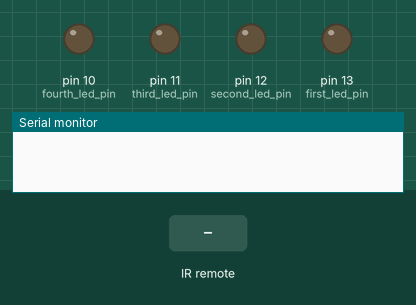
A sketch run on a simulated Arduino Uno, built with avr-gcc and run on an emulated ATmega328P. Shown: output pins drawn as LEDs (lit = HIGH), the last lines printed to the serial monitor. The test bench sets the inputs (shaded band).

Above: at 1.2 s.
1.3 s: infrared code 0xFD08F7 received
At 2.5 s:
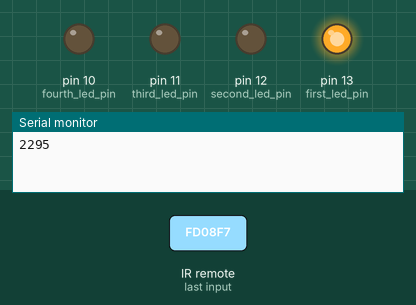
2.8 s: infrared code 0xFD8877 received
At 3.7 s:
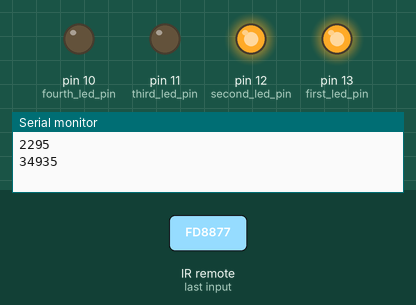
4.3 s: infrared code 0xFDA857 received
At 4.9 s:
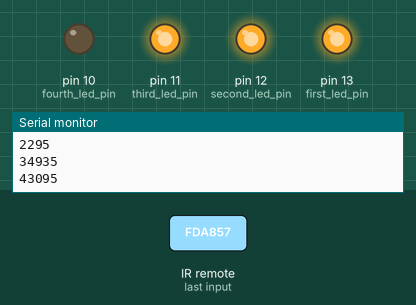
5.8 s: infrared code 0xFD9867 received
At 7.0 s:
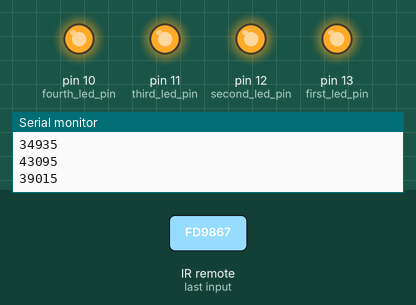
7.3 s: infrared code 0xFD08F7 received
At 8.4 s:
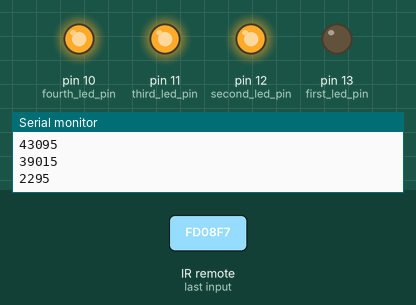
8.8 s: infrared code 0xFD8877 received
At 9.5 s:
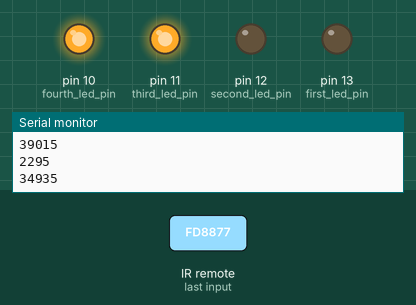
Timing chart, 0 to 11.3 s (numbered marks = the images above; inputs shaded):
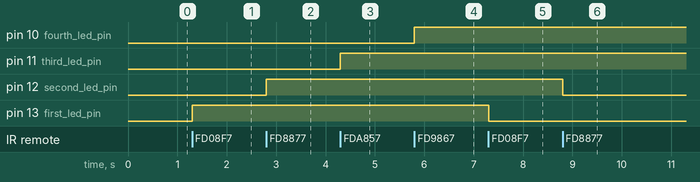

The sketch:

IR_Decimal_Value_Haseeb.ino.ino
```cpp
#include <IRremote.h>

#define first_key  16582903
#define second_key  16615543
#define third_key  16623703
#define fourth_key  16619623
int receiver_pin = 2;

int first_led_pin = 13;
int second_led_pin =12 ;
int third_led_pin = 11;
int fourth_led_pin = 10;

int led[] = {0,0,0,0};
IRrecv receiver(receiver_pin);
decode_results output;

void setup()
{
  Serial.begin(9600);
  receiver.enableIRIn();
  pinMode(first_led_pin, OUTPUT);
  pinMode(second_led_pin, OUTPUT);
  pinMode(third_led_pin, OUTPUT);
  pinMode(fourth_led_pin, OUTPUT);
  }

void loop() {
  if (receiver.decode(&output))
  {
    unsigned int value = output.value;
    switch(value)
    {
       case first_key:
         if(led[0] == 1)
         {
            digitalWrite(first_led_pin, LOW);
            led[0] = 0;
         }
         else
         {
             digitalWrite(first_led_pin, HIGH);
             led[0] = 1;
         }
         break;

         case second_key:

         if(led[1] == 1)
         {
            digitalWrite(second_led_pin, LOW);
            led[1] = 0;
         }
         else
         {
             digitalWrite(second_led_pin, HIGH);
             led[1] = 1;
         }
         break;

         case third_key:
         if(led[2] == 1)
         {
            digitalWrite(third_led_pin, LOW);
            led[2] = 0;
         }
         else
         {
             digitalWrite(third_led_pin, HIGH);
             led[2] = 1;
         }
         break;

         case fourth_key:
         if(led[3] == 1)
         {
            digitalWrite(fourth_led_pin, LOW);
            led[3] = 0;
         }
         else
         {
             digitalWrite(fourth_led_pin, HIGH);
             led[3] = 1;
         }
         break;
    }
    Serial.println(value);
    receiver.resume();
  }
}
```

Measured:
- after the input at 1.3 s, pin 13 (first_led_pin): LOW → HIGH at once
- after the input at 2.8 s, pin 12 (second_led_pin): LOW → HIGH at once
- after the input at 4.3 s, pin 11 (third_led_pin): LOW → HIGH at once
- after the input at 5.8 s, pin 10 (fourth_led_pin): LOW → HIGH at once
- after the input at 7.3 s, pin 13 (first_led_pin): HIGH → LOW at once
- after the input at 8.8 s, pin 12 (second_led_pin): HIGH → LOW at once
